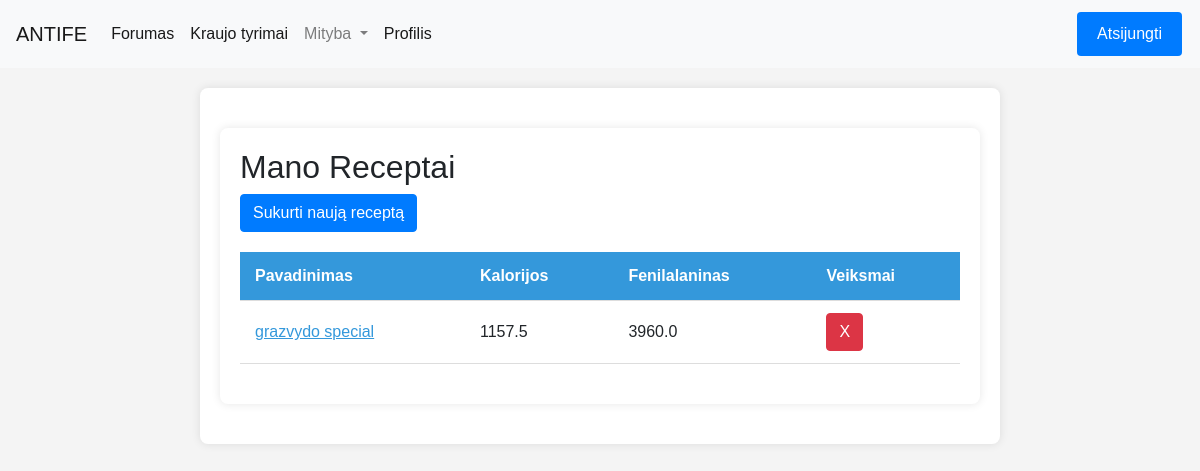
Page /mityba/manoreceptai_list/ (signed in) on the earlier database version.
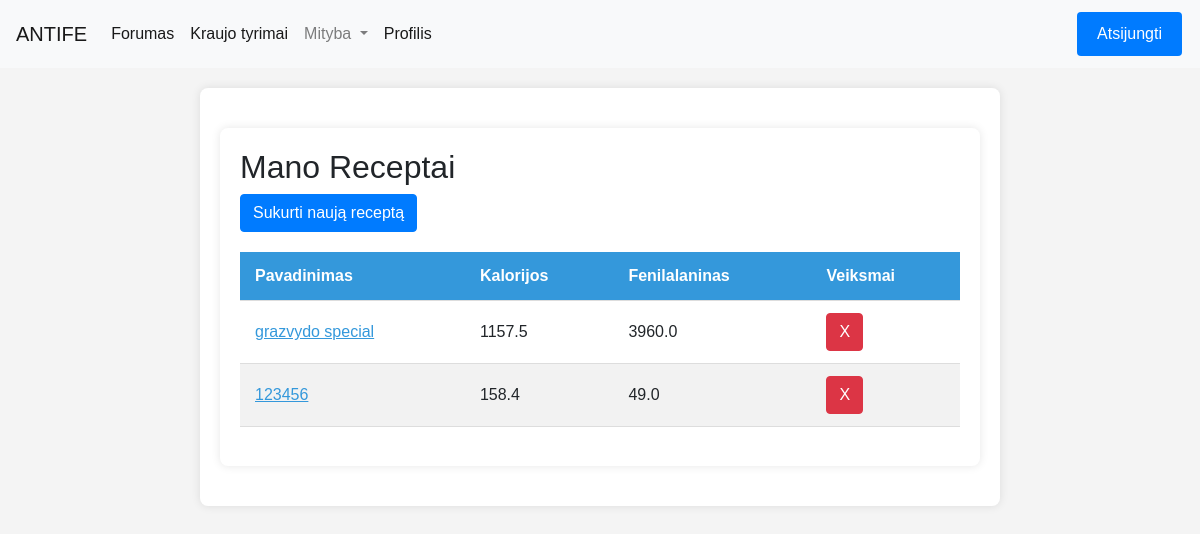
Same page on the later database version.
### homepage/models.py (models this page shows)
class Receptai(models.Model):
    kalorijos = models.FloatField(default=0.0)
    pavadinimas = models.CharField(max_length=255)
    fenilalaninas = models.FloatField(default=0.0)
    baltymai = models.FloatField(default=0.0)
    aprasas = models.CharField(max_length=255)

### Mityba/views.py (the view)
# urls.py: path('manoreceptai_list/', views.manoreceptai_list, name='manoreceptai_list'),
@login_required
def manoreceptai_list(request):
    current_user = request.user
    try:
        naudotojas = Naudotojai.objects.get(user=current_user)
        user_recipe_ids = Naudotojo_receptai.objects.filter(fk_Naudotojasid_Naudotojas=naudotojas).values_list('fk_Receptasid_Receptas', flat=True)
        receptai_list = Receptai.objects.filter(id__in=user_recipe_ids)
    except Naudotojai.DoesNotExist:
        receptai_list = []
    return render(request, 'ManoReceptai.html', {'manoreceptai_list': receptai_list})

### Mityba/templates/ManoReceptai.html (shortened to what this page needs)
{% extends "base.html" %}
{% block content %}
    <div class="container">
        <h2>Mano Receptai</h2>
        <a href="{% url 'mityba:create_recipe' %}" class="btn btn-primary custom-button">Sukurti naują receptą</a>
        <table class="styled-table">
            <thead>
                <tr>
                    <th>Pavadinimas</th>
                    <th>Kalorijos</th>
                    <th>Fenilalaninas</th>
                    <th>Veiksmai</th>
                </tr>
            </thead>
            <tbody>
                {% for receptas in manoreceptai_list %}
                    {% if receptas.naudotojo_receptai_set.exists %}
                        <tr>
                            <td class="name-cell" data-toggle="aprasas-{{ forloop.counter }}" data-ingredientai="ingredientai-{{ forloop.counter }}">{{ receptas.pavadinimas }}</td>
                            <td>{{ receptas.kalorijos }}</td>
                            <td>{{ receptas.fenilalaninas }}</td>
                            <td>
                                <div id="remove-button-container-{{ forloop.counter }}">
                                    {% if user.is_authenticated %}
                                        <button class="btn btn-danger remove-recipe" data-id="{{ receptas.id }}">X</button>
                                    {% endif %}
                                </div>
                            </td>
                        </tr>
                    {% endif %}
                {% endfor %}
            </tbody>
        </table>
    </div>
{% endblock %}

Differences in the rows shown:
added Receptai: pavadinimas "123456", kalorijos "158.4", fenilalaninas "49.0"
